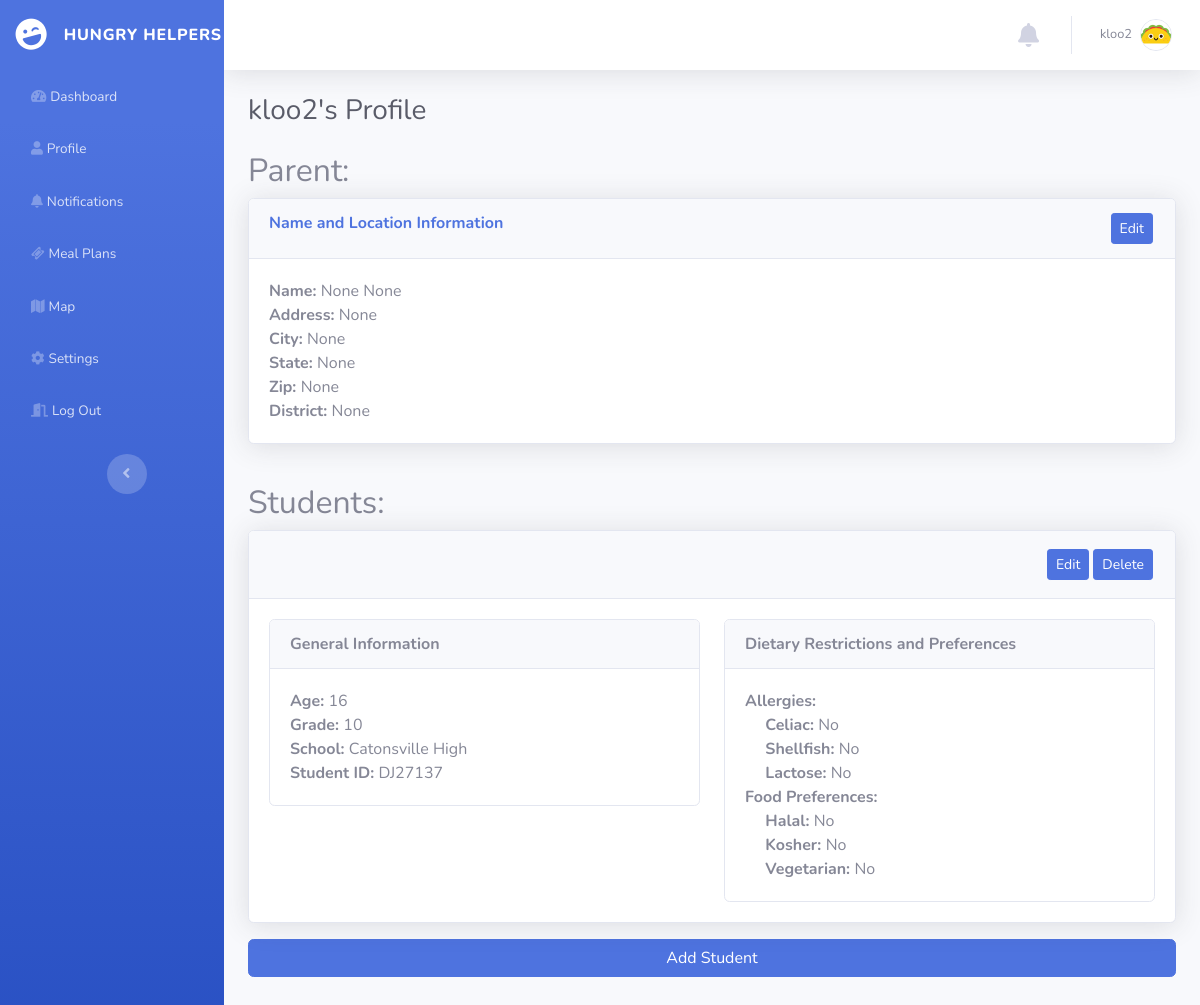
/accounts/profile/ (signed in), run on the app's committed database.
### accounts/models.py (models this page shows, shortened)
class Profile(models.Model):
    user = models.OneToOneField(User, null=True, on_delete=models.CASCADE)
    email = models.CharField(max_length = 225, null = True, blank = False)
    first_name = models.CharField(max_length=255, null=True, blank=False)
    last_name = models.CharField(max_length=255, null=True, blank=False)
    address = models.CharField(max_length=255, null=True, blank=False)
    city = models.CharField(max_length=255, null=True, blank=False)
    state = models.CharField(max_length=2, choices=STATE_CHOICES, null=True, blank=False)
    zip = models.CharField(max_length=33, null=True, blank=False)
    district = models.CharField(max_length=255, choices=DISTRICTS, null=True, blank=False)
    school = models.CharField(max_length=255, choices=SCHOOLS, blank=False)

class Student(models.Model):
    user_account = models.ForeignKey(Profile, related_name="students", on_delete=models.CASCADE)
    first_name = models.CharField(max_length=255, blank=False)
    last_name = models.CharField(max_length=255, blank=False)
    age = models.IntegerField(choices=AGE_CHOICES)
    school = models.CharField(max_length=255, choices=SCHOOLS, blank=False)
    grade = models.IntegerField(choices=GRADE_CHOICES)
    student_id = models.CharField(max_length=255, blank=False)
    allergic_celiac = models.CharField(max_length=255, null=True, default="No")
    allergic_shellfish = models.CharField(max_length=255, null=True, default="No")
    allergic_lactose = models.CharField(max_length=255, null=True, default="No")
    preference_halal = models.CharField(max_length=255, null=True, default="No")
    preference_kosher = models.CharField(max_length=255, null=True, default="No")
    preference_vegetarian = models.CharField(max_length=255, null=True, default="No")

### accounts/views.py (the view)
# urls.py: path('profile/', ShowProfileView.as_view(), name='show_profile'),
class ShowProfileView(LoginRequiredMixin, DetailView):
    model = Profile
    template_name = 'registration/profile.html'
    def get_object(self):
        return self.request.user.profile

### templates/registration/profile.html (shortened to what this page needs)
{% extends 'base.html' %}
{% block content %}
{% load static %}
{% if user.is_authenticated %}
    <div class="container-fluid">
        <h3 class="text-dark mb-4">{{ user.username }}'s Profile</h3>
        <div class="row">
            <div class="col">
                <h2>Parent:</h2>
                <div class="card shadow mb-3">
                    <div class="card-header">
                        <a class="btn btn-primary btn-sm" href="{% url 'edit_profile' %}" role="button" style="float: right; margin: 2px;">Edit</a>
                        <p class="text-primary m-0 font-weight-bold">Name and Location Information</p>
                    </div>
                    <div class="card-body">
                        {% if user.profile.id %}
                            <b> Name: </b> {{ user.profile.first_name }} {{ user.profile.last_name }} <br>
                            <b> Address: </b> {{ user.profile.address }} <br>
                            <b> City: </b> {{ user.profile.city }} <br>
                            <b> State: </b> {{ user.profile.state }} <br>
                            <b> Zip: </b> {{ user.profile.zip }} <br>
                            <b> District: </b> {{ user.profile.district }} <br>
                        {% endif %}
                    </div>
                </div>
                <br>
                <h2>Students:</h2>
                {% for student in profile.students.all %}
                    <div class="card shadow mb-3">
                        <div class="card-header py-3">
                            <a class="btn btn-primary btn-sm" href="{% url 'delete_student' student.pk %}" role="button" style="float: right; margin: 2px;">Delete</a>
                            <a class="btn btn-primary btn-sm" href="{% url 'edit_student' student.pk %}" role="button" style="float: right; margin: 2px;">Edit</a>
                        </div>
                        <div class="card-body">
                             <div class="row">
                                 <div class="col-sm-6">
                                    <div class="card">
                                        <div class="card-header">
                                            <div class="text-secondary m-0 font-weight-bold">General Information</div>
                                        </div>
                                        <div class="card-body">
                                            <b> Age: </b> {{ student.age }} <br>
                                            <b> Grade: </b> {{ student.grade }} <br>
                                            <b> School: </b> {{ student.school }} <br>
                                            <b> Student ID: </b> {{ student.student_id }} <br>
                                        </div>
                                    </div>
                                </div>
                                <div class="col-sm-6">
                                    <div class="card">
                                        <div class="card-header">
                                            <div class="text-secondary m-0 font-weight-bold">Dietary Restrictions and Preferences</div>
                                        </div>
                                        <div class="card-body">
                                            <b> Allergies:</b> <br>
                                            &emsp;<b> Celiac: </b> {{ student.allergic_celiac }} <br>
                                            &emsp;<b> Shellfish: </b> {{ student.allergic_shellfish }} <br>
                                            &emsp;<b> Lactose: </b> {{ student.allergic_lactose }} <br>
                                            <b> Food Preferences:</b> <br>
                                            &emsp;<b> Halal: </b> {{ student.preference_halal }} <br>
                                            &emsp;<b> Kosher: </b> {{ student.preference_kosher }} <br>
                                            &emsp;<b> Vegetarian: </b> {{ student.preference_vegetarian  }} <br>
                                        </div>
                                    </div>
                                </div>
                            </div>
                        </div>
                    </div>
                {% endfor %}
                {% if user.profile.id %}
                    <form method="form" action="{% url 'add_student' %}">
                        <button class="btn btn-primary btn-block" type="submit">Add Student</button>
                    </form>
                {% endif %}
            </div>
        </div>
        <br><br><br><br><br><br><br><br><br><br>
    </div>
{% endif %}
{% endblock %}

### templates/base.html (shortened to what this page needs)
<!DOCTYPE html>
<html lang="en">
{% load static %}
{% load notifications_tags %}
<head>
    <link rel="stylesheet" href="{% static 'hungryhelpers/assets/bootstrap/css/bootstrap.min.css' %}">
    <link rel="stylesheet" href="{% static 'hungryhelpers/assets/fonts/fontawesome-all.min.css' %}">
    <link rel="stylesheet" href="{% static 'hungryhelpers/assets/fonts/font-awesome.min.css' %}">
    <link rel="stylesheet" href="{% static 'hungryhelpers/assets/fonts/fontawesome5-overrides.min.css' %}">
    <link rel="stylesheet" href="{% static 'hungryhelpers/assets/css/Contact-Form-Clean.css' %}">
    <link rel="stylesheet" href="{% static 'hungryhelpers/assets/css/Contact-Form-v2-Modal--Full-with-Google-Map.css' %}">
    <link rel="stylesheet" href="{% static 'hungryhelpers/assets/css/Map-Clean.css' %}">
</head>
<body id="page-top">
    <div id="wrapper">
        <nav class="navbar navbar-dark align-items-start sidebar sidebar-dark accordion bg-gradient-primary p-0">
            <div class="container-fluid d-flex flex-column p-0"><a class="navbar-brand d-flex justify-content-center align-items-center sidebar-brand m-0" href="#">
                    <div class="sidebar-brand-icon rotate-n-15"><i class="fas fa-laugh-wink"></i></div>
                    <div class="sidebar-brand-text mx-3"><span>Hungry Helpers</span></div>
                </a>
                <ul class="navbar-nav text-light" id="accordionSidebar">
                    {% if user.is_authenticated %}
                        {% if user.profile.id %}
                            <li class="nav-item"><a class="nav-link" href="{% url 'home' %}"><i class="fas fa-tachometer-alt"></i><span>Dashboard</span></a></li>
                            <li class="nav-item"><a class="nav-link" href="{% url 'show_profile' %}"><i class="fas fa-user"></i><span>Profile</span></a></li>
                            <li class="nav-item"><a class="nav-link" href="{% url 'inbox' %}"><i class="fas fa-bell"></i><span>Notifications</span></a></li>
                            <li class="nav-item"><a class="nav-link" href="#"><i class="fa fa-ticket"></i><span>Meal Plans</span></a></li>
                            <li class="nav-item"><a class="nav-link" href="{% url 'findlocation' %}"><i class="fa fa-map"></i><span>Map</span></a></li>
                            <li class="nav-item"><a class="nav-link" href="{% url 'edit_settings' %}"><i class="fas fa-cog"></i><span>Settings</span></a></li>
                            <li class="nav-item"><a class="nav-link" href="{% url 'logout' %}"><i class="fas fa-door-open"></i><span>Log Out</span></a></li>
                        {% else %}
                            <li class="nav-item"><a class="nav-link" href="{% url 'create_profile' %}"><i class="fas fa-user"></i><span>Profile</span></a></li>
                        {% endif %}
                    {% endif %}
                </ul>
                <div class="text-center d-none d-md-inline"><button class="btn rounded-circle border-0" id="sidebarToggle" type="button"></button></div>
            </div>
        </nav>
        <div class="d-flex flex-column" id="content-wrapper">
            <div id="content">
                <nav class="navbar navbar-light navbar-expand bg-white shadow mb-4 topbar static-top">
                    <div class="container-fluid"><button class="btn btn-link d-md-none rounded-circle mr-3" id="sidebarToggleTop" type="button"></button>
                        <ul class="navbar-nav flex-nowrap ml-auto">
                            {% if user.is_authenticated %}
                                <div class="nav-item dropdown no-arrow mx-1">
                                    <a href="#" class="notification dropdown-toggle nav-link" aria-expanded="false" type="button" id="dropdownMenu2" data-toggle="dropdown" aria-haspopup="true">
                                        <i class="fas fa-bell" style="font-size:24px"></i>
                                    </a>
                                </div>
                            {% endif %}
                            <li class="nav-item dropdown no-arrow">
                                {% if user.is_authenticated  %}
                                    {% if user.profile.id %}
                                        <div class="nav-item dropdown no-arrow"><a class="dropdown-toggle nav-link" aria-expanded="false" data-toggle="dropdown" href="#"><span class="d-none d-lg-inline mr-2 text-gray-600 small">{{ user.username }}</span><img class="border rounded-circle img-profile" src="{% static 'hungryhelpers/assets/img/avatars/loggedin.jpg' %}"></a>
                                        </div>
                                    {% endif %}
                                {% endif %}
                            </li>
                        </ul>
                    </div>
                </nav>
                {% block content %}
                {% endblock %}
            </div>
        </div>
    </div>
</body>
</html>

### data on the page
Student: age "16", grade "10", school "Catonsville High", student_id "DJ27137", allergic_celiac "No", allergic_shellfish "No", allergic_lactose "No", preference_halal "No", preference_kosher "No", preference_vegetarian "No"

### other printed values
{{ user.username }} "kloo2"
{{ user.profile.first_name }} "None"
{{ user.profile.last_name }} "None"
{{ user.profile.address }} "None"
{{ user.profile.city }} "None"
{{ user.profile.state }} "None"
{{ user.profile.zip }} "None"
{{ user.profile.district }} "None"
